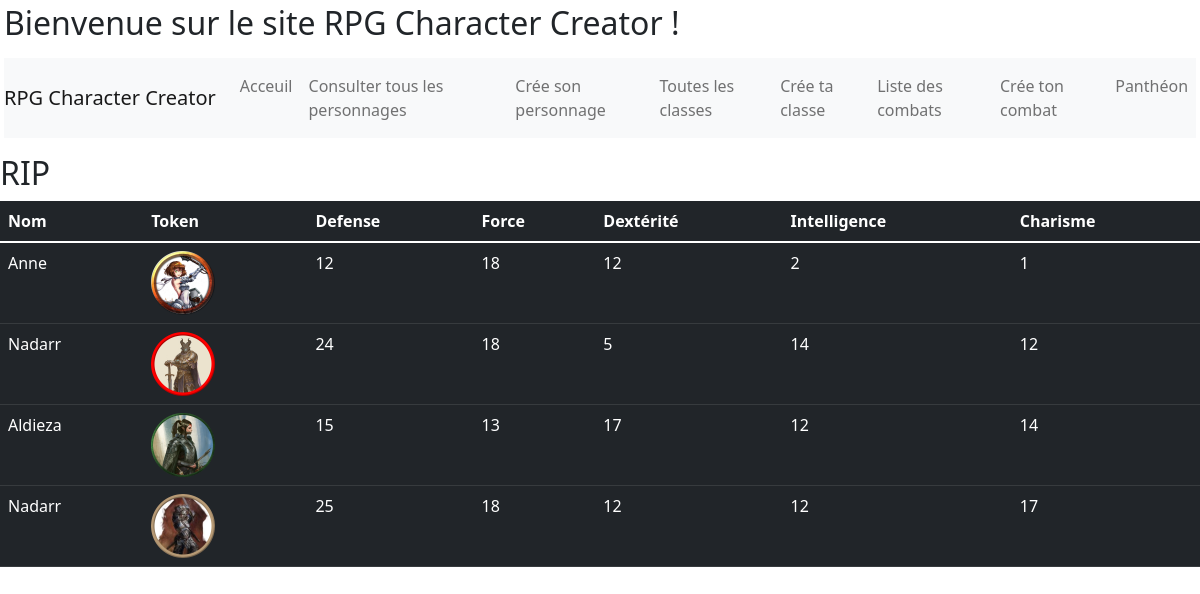
The app's page /pantheon.php with its own data.
### tables this page shows
CREATE TABLE IF NOT EXISTS `pantheon` (
  `id_pantheon` int NOT NULL AUTO_INCREMENT,
  `name` varchar(32) NOT NULL,
  `token` varchar(100) NOT NULL,
  `hp` int NOT NULL,
  `defense` int NOT NULL,
  `str` int NOT NULL,
  `dex` int NOT NULL,
  `intel` int NOT NULL,
  `cha` int NOT NULL,
  PRIMARY KEY (`id_pantheon`)
);

### class/manager/pantheonManager.class.php (called while the page is built, shortened)
<?php
class PantheonManager{
    private $_db;
    public function setDb($db){
        $this->_db = $db;
    }
    public function getList(){
        $liste = [];
        $requete = $this->_db->query('SELECT * FROM pantheon
        ORDER BY id_pantheon DESC');
        while($donnees = $requete->fetch()){
            $pantheon = new Pantheon($donnees);
            $liste[] = $pantheon;
        }
    return $liste;
    }
}
?>

### class/class/pantheon.class.php (called while the page is built, shortened)
<?php
class Pantheon {
    private $_name;
    private $_token;
    private $_defense;
    private $_str;
    private $_dex;
    private $_intel;
    private $_cha;
    public function hydrate($donnees) {
        foreach($donnees as $key => $value) {
            $method = 'set'.ucfirst($key);
        }
    }
    public function getName()
    {
        return $this->_name;
    }
    public function setName($name)
    {
        $this->_name = $name;
    }
    public function getToken()
    {
        return $this->_token;
    }
    public function setToken($token)
    {
        $this->_token = $token;
    }
    public function getDefense()
    {
        return $this->_defense;
    }
    public function setDefense($defense)
    {
        $this->_defense = $defense;
    }
    public function getStr()
    {
        return $this->_str;
    }
    public function setStr($str)
    {
        $this->_str = $str;
    }
    public function getDex()
    {
        return $this->_dex;
    }
    public function setDex($dex)
    {
        $this->_dex = $dex;
    }
    public function getIntel()
    {
        return $this->_intel;
    }
    public function setIntel($intel)
    {
        $this->_intel = $intel;
    }
    public function getCha()
    {
        return $this->_cha;
    }
    public function setCha($cha)
    {
        $this->_cha = $cha;
    }
}
?>

### pantheon.php (the view, shortened to what this page needs)
<?php
$pdo = connexionBDD();
$pantheon = new PantheonManager($pdo);
?>
<!DOCTYPE html>
<html lang="en">
<head>
    <link href="https://cdn.jsdelivr.net/npm/bootstrap@5.1.2/dist/css/bootstrap.min.css" rel="stylesheet">
</head>
<body>
<h2 class="m-1 mb-3">Bienvenue sur le site RPG Character Creator !</h2>
<?php require ('nav.php'); ?>
<h2>RIP</h2>
    <table class=" mb-3 table table-dark">
        <thead>
            <tr class=" mb-3" >
                <th scope="col">Nom</th>
                <th scope="col">Token</th>
                <th scope="col">Defense</th>
                <th scope="col">Force</th>
                <th scope="col">Dextérité</th>
                <th scope="col">Intelligence</th>
                <th scope="col">Charisme</th>
            </tr>
        </thead>
            <?php
                $liste = $pantheon->getList();
                foreach($liste as $personnage){?>
                    <tr>
                        <td><?= $personnage->getName();?></td>
                        <td><img src="<?= $personnage->getToken();?>"/></td>
                        <td><?= $personnage->getDefense();?></td>
                        <td><?= $personnage->getStr();?></td>
                        <td><?= $personnage->getDex();?></td>
                        <td><?= $personnage->getIntel();?></td>
                        <td><?= $personnage->getCha();?></td>
                    </tr>
        <?php
        }
        ?>
    </table>
</body>
</html>

### nav.php (shortened to what this page needs)
<nav class="navbar m-1 mb-3 navbar-expand-lg navbar-light bg-light">
  <a class="navbar-brand" href="index.php">RPG Character Creator</a>
  <div class="collapse navbar-collapse" id="navbarNav">
    <ul class="navbar-nav">
     <li class="nav-item active">
        <a class="nav-link" href="index.php">Acceuil</a>
      </li>
      <li class="nav-item">
        <a class="nav-link" href="allCharacter.php">Consulter tous les personnages </a>
      </li>
      <li class="nav-item">
        <a class="nav-link" href="addCharacter.php">Crée son personnage</a>
      </li>
      <li class="nav-item">
        <a class="nav-link" href="allProfession.php">Toutes les classes</a>
      </li>
      <li class="nav-item">
        <a class="nav-link" href="addProfession.php">Crée ta classe</a>
      </li>
      <li class="nav-item">
        <a class="nav-link" href="allCombat.php">Liste des combats</a>
      </li>
      <li class="nav-item">
        <a class="nav-link" href="addCombat.php">Crée ton combat</a>
      </li>
      <li class="nav-item">
        <a class="nav-link" href="pantheon.php">Panthéon </a>
      </li>
    </ul>
  </div>
</nav>

### pantheon.php (style rules this page uses)
img { height: 64px; width: 64px; }

### records on screen
pantheon: name "Anne", token (picture), defense "12", str "18", dex "12", intel "2", cha "1"
pantheon: name "Nadarr", token (picture), defense "24", str "18", dex "5", intel "14", cha "12"
pantheon: name "Aldieza", token (picture), defense "15", str "13", dex "17", intel "12", cha "14"
pantheon: name "Nadarr", token (picture), defense "25", str "18", dex "12", intel "12", cha "17"
